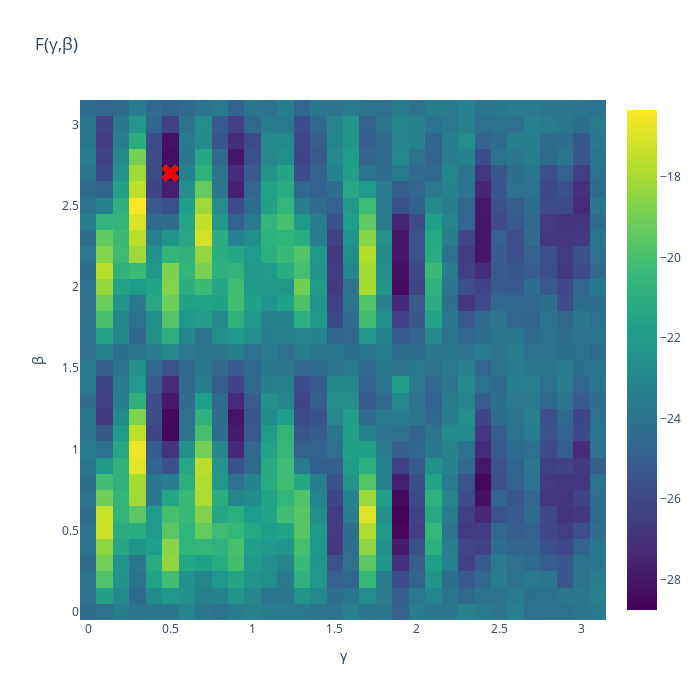

This figure's notebook cell:
### Code cell
# Plot Heatmap 
fig = go.Figure(data=go.Heatmap(z=landscape, x=b_beta, y=a_gamma, type = 'heatmap', colorscale = 'viridis'))

# Update Layout
fig.update_layout(title="F(γ,β)", width=700, height=700, yaxis_title="β", xaxis_title="γ")

# Display Global Minimium 
fig.add_trace(
    go.Scatter(mode="markers", x=[opt_beta], y=[opt_gamma], marker_symbol=[204], text = [landscape[gamma,beta]],
                   marker_color="red",  hovertemplate="x: %{x}<br>y: %{y}<br> z: %{text:.2f}<extra></extra>", 
                   marker_line_width=1, marker_size=16))

### Figure 1 — Plotly figure (JSON) as saved in the notebook; plotly's stock layout.template omitted (floating-point values rounded to 4 significant figures; data arrays with more than 128 entries replaced by an {"elided": "..."} marker saying what was removed)
{"data": [{"colorscale": [[0, "#440154"], [0.1111, "#482878"], [0.2222, "#3e4989"], [0.3333, "#31688e"], [0.4444, "#26828e"], [0.5556, "#1f9e89"], [0.6667, "#35b779"], [0.7778, "#6ece58"], [0.8889, "#b5de2b"], [1, "#fde725"]], "type": "heatmap", "x": [0, 0.1, 0.2, 0.3, 0.4, 0.5, 0.6, 0.7, 0.8, 0.9, 1, 1.1, 1.2, 1.3, 1.4, 1.5, 1.6, 1.7, 1.8, 1.9, 2, 2.1, 2.2, 2.3, 2.4, 2.5, 2.6, 2.7, 2.8, 2.9, 3, 3.1], "y": [0, 0.1, 0.2, 0.3, 0.4, 0.5, 0.6, 0.7, 0.8, 0.9, 1, 1.1, 1.2, 1.3, 1.4, 1.5, 1.6, 1.7, 1.8, 1.9, 2, 2.1, 2.2, 2.3, 2.4, 2.5, 2.6, 2.7, 2.8, 2.9, 3, 3.1], "z": {"elided": "32x32 float values"}}, {"hovertemplate": "x: %{x}<br>y: %{y}<br> z: %{text:.2f}<extra></extra>", "marker": {"color": "red", "line": {"width": 1}, "size": 16, "symbol": [204]}, "mode": "markers", "text": ["-28.7587890625"], "type": "scatter", "x": [0.5], "y": [2.7]}], "layout": {"height": 700, "title": {"text": "F(γ,β)"}, "width": 700, "xaxis": {"title": {"text": "γ"}}, "yaxis": {"title": {"text": "β"}}}}
